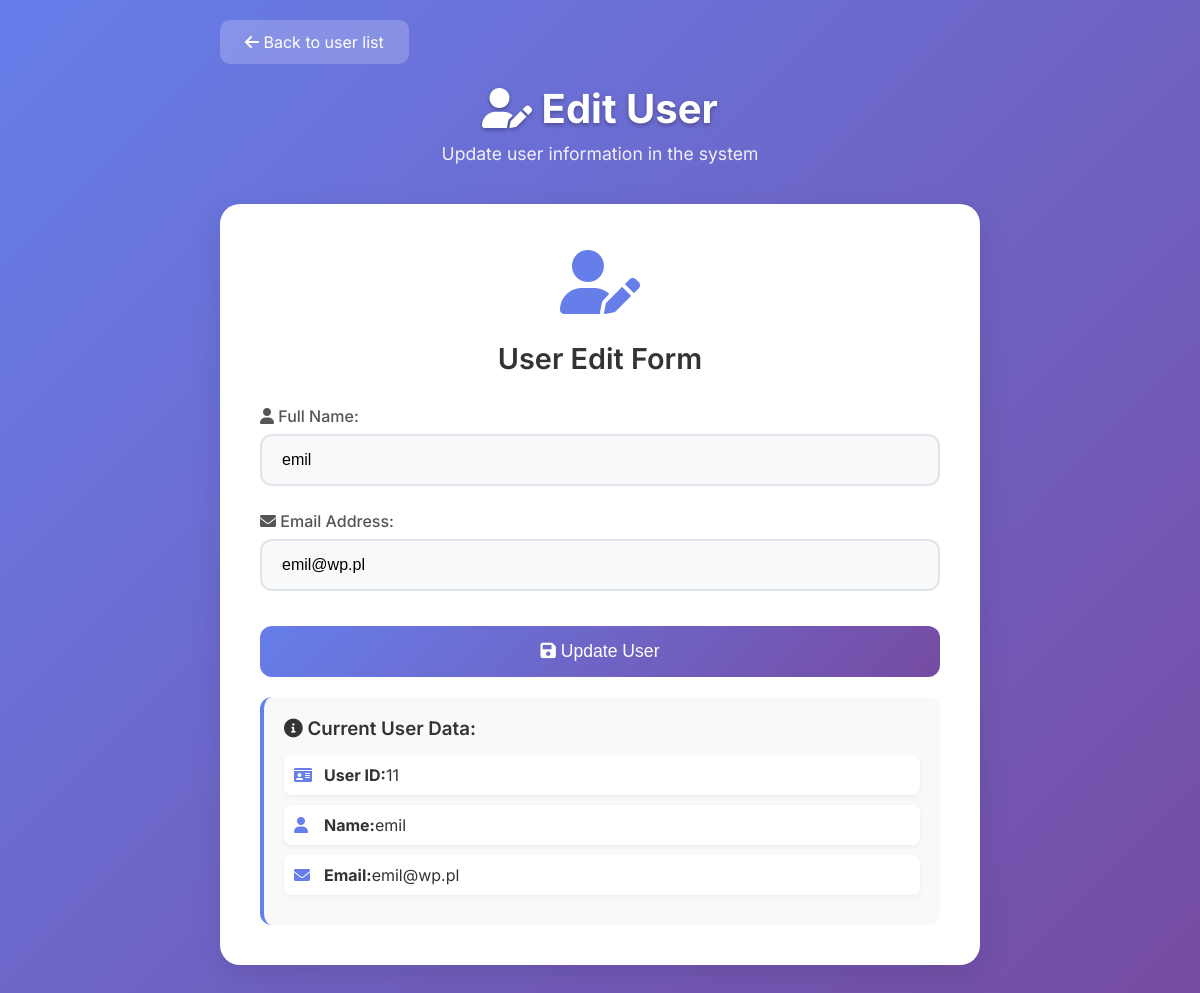
Screenshot of /subscriber_edit.php?id=11 with the database file from the repository.
### tables this page shows
CREATE TABLE `subscribers` (
  `id` int(11) NOT NULL,
  `fname` varchar(255) NOT NULL,
  `email` varchar(255) NOT NULL
);

### subscriber_edit.php (the view, shortened to what this page needs)
<!DOCTYPE html>
<html lang="en">
<head>
    <link href="https://cdnjs.cloudflare.com/ajax/libs/font-awesome/6.0.0/css/all.min.css" rel="stylesheet">
</head>
<body>
    <div class="container">
        <a href="viewsubscribers.php" class="back-btn">
            <i class="fas fa-arrow-left"></i> Back to user list
        </a>
        <div class="header">
            <h1><i class="fas fa-user-edit"></i> Edit User</h1>
            <p>Update user information in the system</p>
        </div>
        <div class="form-card">
            <div class="form-icon">
                <i class="fas fa-user-edit"></i>
            </div>
            <h2 class="form-title">User Edit Form</h2>
            <?php
            if (isset($_GET['id'])) {
                $id = $_GET['id'];
                try {
                    $pdo = getDBConnection();
                    $stmt = $pdo->prepare("SELECT * FROM subscribers WHERE id = :id");
                    $stmt->bindParam(':id', $id);
                    $stmt->execute();
                    $user = $stmt->fetch(PDO::FETCH_ASSOC);
                    if ($user) {
                        echo '<form method="post" action="update_user.php">
                                <input type="hidden" name="id" value="' . $user['id'] . '">
                                <div class="form-group">
                                    <label for="fname">
                                        <i class="fas fa-user"></i> Full Name:
                                    </label>
                                    <input type="text" id="fname" name="fname" value="' . htmlspecialchars($user['fname']) . '" placeholder="Enter full name" required>
                                </div>
                                <div class="form-group">
                                    <label for="email">
                                        <i class="fas fa-envelope"></i> Email Address:
                                    </label>
                                    <input type="email" id="email" name="email" value="' . htmlspecialchars($user['email']) . '" placeholder="Enter email address" required>
                                </div>
                                <button type="submit" class="btn">
                                    <i class="fas fa-save"></i> Update User
                                </button>
                              </form>';
                        echo '<div class="user-info">
                                <h3><i class="fas fa-info-circle"></i> Current User Data:</h3>
                                <div class="info-item">
                                    <i class="fas fa-id-card"></i>
                                    <strong>User ID:</strong> ' . $user['id'] . '
                                </div>
                                <div class="info-item">
                                    <i class="fas fa-user"></i>
                                    <strong>Name:</strong> ' . htmlspecialchars($user['fname']) . '
                                </div>
                                <div class="info-item">
                                    <i class="fas fa-envelope"></i>
                                    <strong>Email:</strong> ' . htmlspecialchars($user['email']) . '
                                </div>
                              </div>';
                    } else {
                        echo '<div class="error-message">
                                <i class="fas fa-exclamation-triangle"></i>
                                User not found!
                              </div>';
                    }
                } catch (Exception $e) {
                    echo '<div class="error-message">
                            <i class="fas fa-exclamation-triangle"></i>
                            Database Error: ' . htmlspecialchars($e->getMessage()) . '
                          </div>';
                }
            } else {
                echo '<div class="error-message">
                        <i class="fas fa-exclamation-triangle"></i>
                        No user ID provided!
                      </div>';
            }
            ?>
        </div>
    </div>
</body>
</html>

### subscriber_edit.php (style rules this page uses)
* { margin: 0; padding: 0; box-sizing: border-box; }
body { font-family: 'Inter', sans-serif; background: linear-gradient(135deg, #667eea 0%, #764ba2 100%); min-height: 100vh; color: #333; }
.container { max-width: 800px; margin: 0 auto; padding: 20px; }
.header { text-align: center; margin-bottom: 40px; color: white; }
.header h1 { font-size: 2.5rem; font-weight: 700; margin-bottom: 10px; text-shadow: 0 2px 4px rgba(0,0,0,0.3); }
.header p { font-size: 1.1rem; opacity: 0.9; }
.form-card { background: white; border-radius: 20px; padding: 40px; box-shadow: 0 10px 30px rgba(0,0,0,0.1); margin-bottom: 30px; }
.form-title { text-align: center; margin-bottom: 30px; color: #333; font-size: 1.8rem; font-weight: 600; }
.form-group { margin-bottom: 25px; }
.form-group label { display: block; margin-bottom: 8px; font-weight: 500; color: #555; font-size: 1rem; }
.form-group input { width: 100%; padding: 15px 20px; border: 2px solid #e1e5e9; border-radius: 12px; font-size: 1rem; transition: all 0.3s ease; background: #f8f9fa; }
.btn { background: linear-gradient(135deg, #667eea 0%, #764ba2 100%); color: white; border: none; padding: 15px 40px; border-radius: 12px; font-size: 1.1rem; font-weight: 500; cursor: pointer; transition: all 0.3s ease; width: 100%; margin-top: 10px; }
.user-info { background: #f8f9fa; padding: 20px; border-radius: 12px; margin-top: 20px; border-left: 4px solid #667eea; }
.user-info h3 { color: #333; margin-bottom: 15px; font-weight: 600; }
.info-item { display: flex; align-items: center; margin-bottom: 10px; padding: 10px; background: white; border-radius: 8px; box-shadow: 0 2px 5px rgba(0,0,0,0.05); }
.info-item i { margin-right: 10px; color: #667eea; width: 20px; }
.back-btn { display: inline-block; background: rgba(255,255,255,0.2); color: white; padding: 12px 25px; border-radius: 10px; text-decoration: none; transition: all 0.3s ease; margin-bottom: 20px; }
.form-icon { text-align: center; font-size: 4rem; color: #667eea; margin-bottom: 20px; }

### rows the page displays
subscribers: fname "emil", email "emil@wp.pl", id "11"
